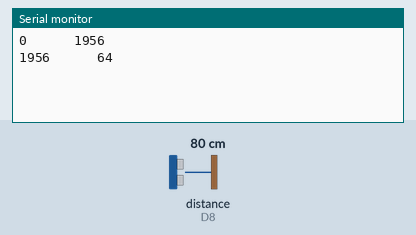
Simulated run of this sketch. Board: ESP8266 (NodeMCU). Shown: the last lines printed to the serial monitor. Wiring (inferred from the names in the program): ultrasonic range finder: trigger D7; echo D8. Inputs (shaded band) come from the test bench; at power-on: distance to the obstacle (sensor on D8) 80 cm. The echo pulse lasts 58.3 µs per cm.

Above: at 2.2 s.
2.3 s: distance to the obstacle (sensor on D8) set to 2 cm
At 3.0 s:
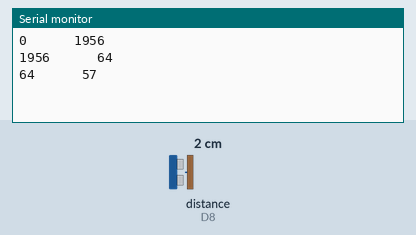
3.8 s: distance to the obstacle (sensor on D8) set to 4 cm
At 4.5 s:
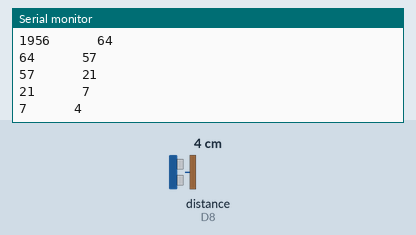
Timing chart, 0 to 6.8 s (numbered marks = the images above; inputs shaded):
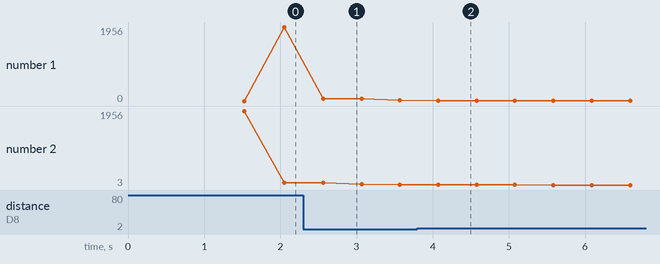

Measured:
- after the input at 2.3 s, the serial monitor: prints a new line after 0.26 s (image 1)
- after the input at 3.8 s, the serial monitor: prints a new line after 0.27 s (image 2)
- plotted number 1: 1956 → 21 after the input at 2.3 s
- plotted number 2: 64 → 7 after the input at 2.3 s

The sketch:

v1_sensor_practice.ino
```cpp
//초음파센서부분
#define TrigPin  D7
#define EchoPin  D8

  //변수선언
  float duration;
  float distance;
  float a,b,c,d[5],e[5];
  int dtot, dave, eave;

void setup() {
  Serial.begin(9600);
  pinMode(TrigPin, OUTPUT);
  pinMode(EchoPin, INPUT);
  delay(1000);
}

void loop() {
  int etot;

  // 센서 읽기
  for (int i=0;i<5;i++){
    delay(100);
    digitalWrite(TrigPin, LOW);
    delayMicroseconds(2);
    digitalWrite(TrigPin, HIGH);
    delayMicroseconds(10);
    digitalWrite(TrigPin, LOW);
    duration = pulseIn(EchoPin, HIGH, 11764);
    distance = duration * 0.034 / 2;
      if(distance == 0){
        distance = 200.0;
      } else{}
    a = b;
    b = c;
    c = b*0.8 + distance*0.2;
    e[i]=c;
    etot=etot+e[i];
  }
  dave=dtot/5;
  eave=etot/5;
  dtot=etot;
  Serial.print(dave);
  Serial.print("      ");
  Serial.print(eave);
  Serial.print("\n");
}
```
